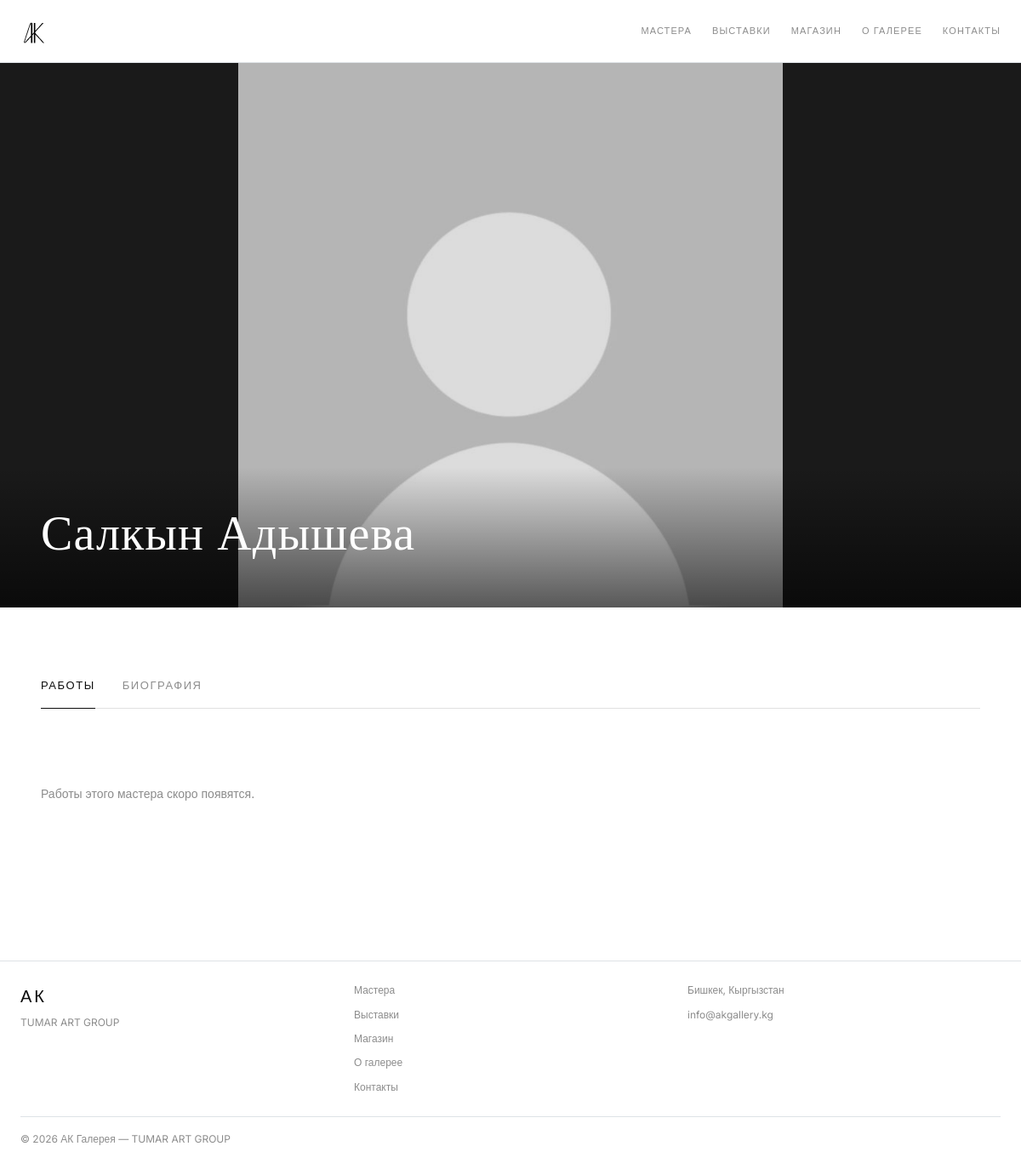
Page /artists/11/ on the earlier database version.
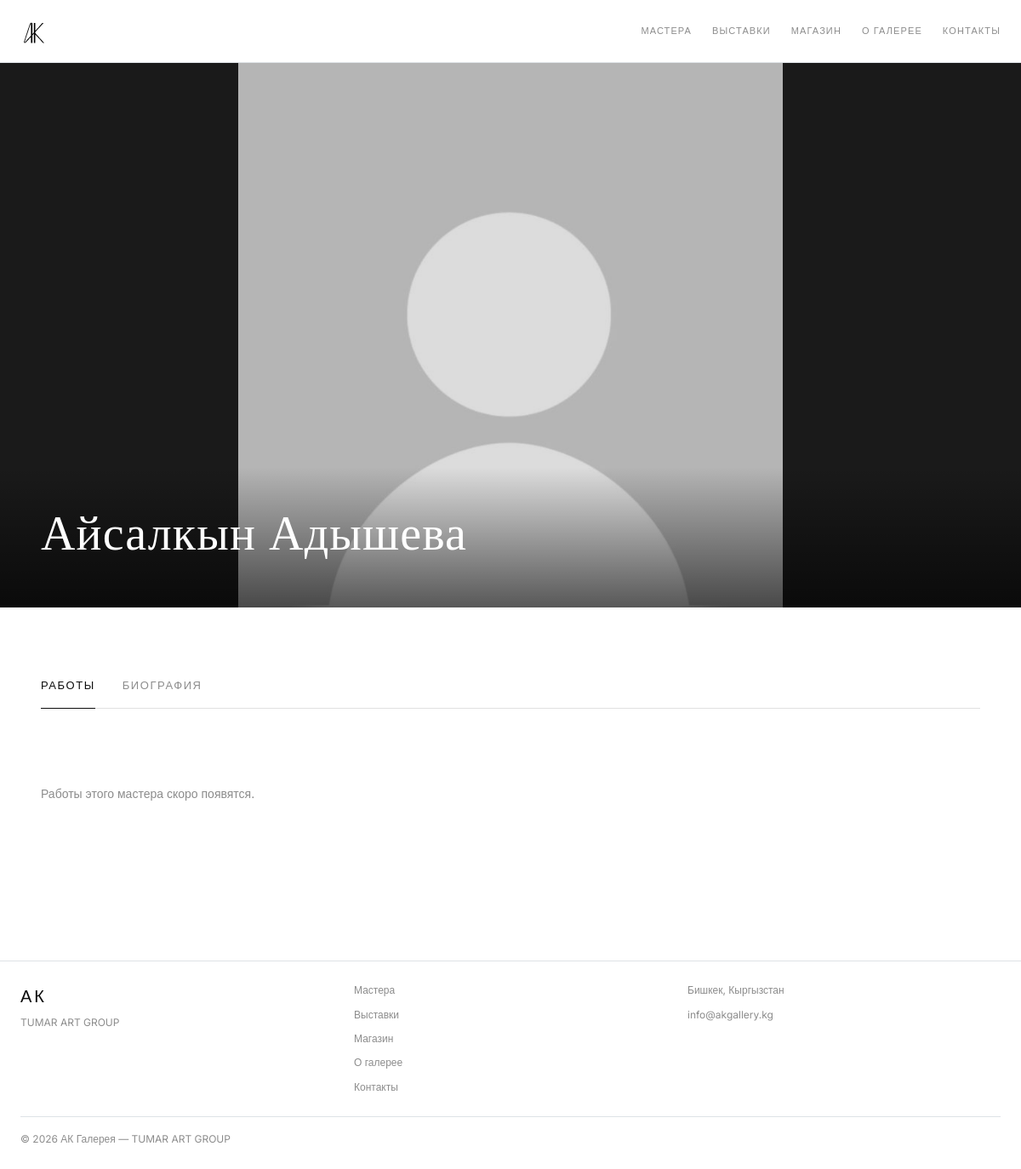
Same page on the later database version.
### artists/models.py (models this page shows, shortened)
class Artist(models.Model):
    name = models.CharField(max_length=200)  # имя художника
    order = models.IntegerField(default=0)
    bio = models.TextField(blank=True)  # биография
    quote = models.CharField(max_length=300, blank=True)  # цитата художника
    photo = models.ImageField(upload_to='artists/')  # фото художника
    city = models.CharField(max_length=100, blank=True)  # город
    medium = models.CharField(max_length=200, blank=True)  # техника (живопись, войлок...)
    qr_code = models.ImageField(upload_to='qr_codes/', blank=True)  # QR код

### artists/views.py (the view)
# urls.py: path('<int:pk>/', views.artist_detail, name='artist_detail'),
def artist_detail(request, pk):
    artist = get_object_or_404(Artist, pk=pk)
    artworks = artist.artworks.all()
    return render(request, 'artists/artist_detail.html', {'artist': artist, 'artworks': artworks})

### templates/artists/artist_detail.html (shortened to what this page needs)
{% extends 'base.html' %}
{% load static %}
{% block content %}
<section class="artist-hero-fullscreen">
    {% if artist.photo %}
        <img src="{{ artist.photo.url }}" alt="{{ artist.name }}" class="artist-hero-image">
    {% else %}
        <div class="artist-hero-placeholder"></div>
    {% endif %}
    <div class="artist-hero-overlay">
        <h1 class="artist-hero-name">{{ artist.name }}</h1>
    </div>
</section>
<section class="artist-tabs-section">
    <div class="artist-tabs">
        <button class="artist-tab artist-tab--active" onclick="switchTab('artworks', this)">Работы</button>
        <button class="artist-tab" onclick="switchTab('documents', this)">Биография</button>
    </div>
    <div id="artworks-panel" class="artist-panel artist-panel--active">
        {% if artworks %}
            <div class="artworks-grid">
                {% for artwork in artworks %}
                <a href="/artists/artwork/{{ artwork.id }}/" class="artwork-card">
                    {% if artwork.image %}
                        <img src="{{ artwork.image.url }}" alt="{{ artwork.title }}">
                    {% else %}
                        <div style="aspect-ratio:1/1;background:var(--grey-3);"></div>
                    {% endif %}
                    <div class="card-body">
                        <h3 class="artwork-title">{{ artwork.title }}</h3>
                        <p class="artwork-meta">{{ artwork.medium }}{% if artwork.year %} · {{ artwork.year }}{% endif %}</p>
                        {% if artwork.price %}
                            <p class="artwork-meta artwork-price-small">{{ artwork.price }}</p>
                        {% endif %}
                    </div>
                </a>
                {% endfor %}
            </div>
        {% else %}
            <p class="empty-state">Работы этого мастера скоро появятся.</p>
        {% endif %}
    </div>
</section>
{% endblock %}

Differences in the rows shown:
changed Artist: name "Cалкын Адышева" → "Айсалкын Адышева"
